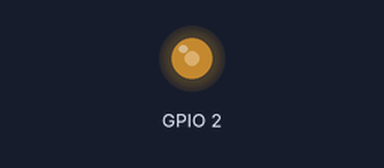
A program run on a simulated ESP32 board running MicroPython. Shown: output pins drawn as LEDs (lit = HIGH).

Above: at 0.05 s.
At 0.45 s:
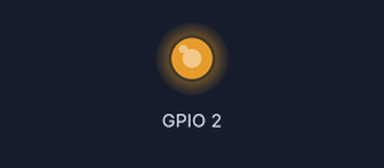
At 0.8 s:
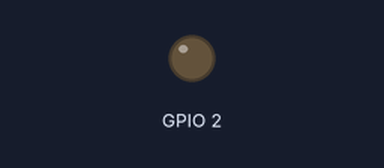
At 0.95 s:
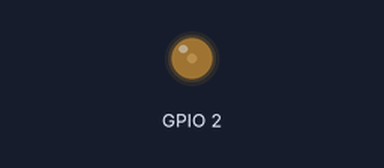
Timing chart, 0 to 3.0 s (numbered marks = the images above):
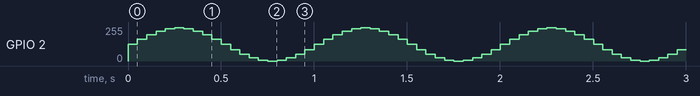

The program:

breath_led_v2.py
```python
'''
呼吸灯测试程序
v2 使用led.py
'''
import machine
import utime, math
from led import LED

# 初始化一个PWM对象叫做 led_pwm
led = LED(0)

def pulse(led, delay):
    # 呼吸灯核心代码
    # 借用sin正弦函数，将PWM范围控制在 0 - 1000范围内
    for i in range(20):
        value = int(math.sin(i / 10 * math.pi) * 500 + 500)
        # 设置LED的亮度
        led.intensity(value)
        # 延时delay个ms
        utime.sleep_ms(delay)
try:
    while True:
        pulse(led, 50)
except:
    # 销毁PWM对象
    led.deinit()
```

led.py
```python
'''
LED类
v2 添加LED亮度控制
'''
from machine import Pin, PWM

class LED:
    def __init__(self, led_id):
        # LED字典
        # 数据结构： (gpio管脚编号， LED灭的电平， LED亮的电平)
        led_list = [(2, False, True),(13, True, False)]

        if led_id >= len(led_list) or led_id < 0:
            print('ERROR：LED编号无效， 有效ID：{} - {}'.format(0, len(led_list-1)))
            return None

        gpio_id, self.LED_OFF, self.LED_ON = led_list[led_id]
        self.pin = Pin(gpio_id, Pin.OUT)
        self.pwm = PWM(self.pin, freq=1000)

    def on(self):
        '''
        打开LED
        '''
        self.pin.value(self.LED_ON)

    def off(self):
        '''
        关闭LED
        '''
        self.pin.value(self.LED_OFF)

    def toggle(self):
        '''
        切换LED的状态
        OFF -> ON
        ON  -> OFF
        '''
        self.pin.value(not self.led_pin.value())

    def intensity(self, value):
        '''
        设置LED的亮度
        '''
        if self.LED_ON == True:
            self.pwm.duty(value)
        else:
            self.pwm.duty(1023 - value)

    def deinit(self):
        '''
        销毁资源
        '''
        self.pwm.deinit()
```
